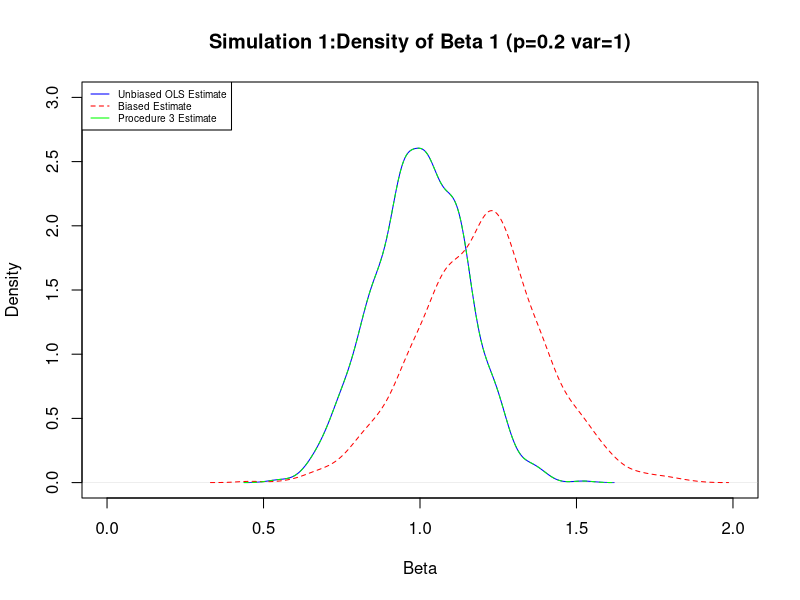
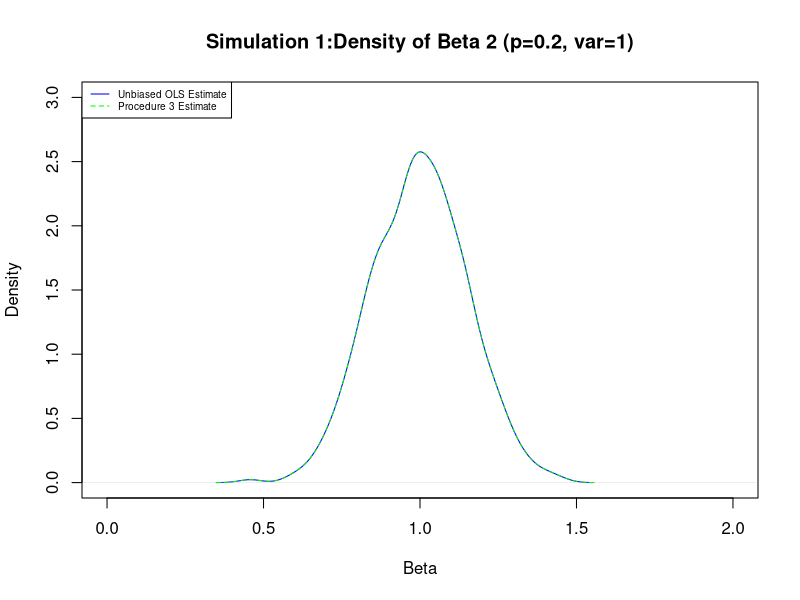
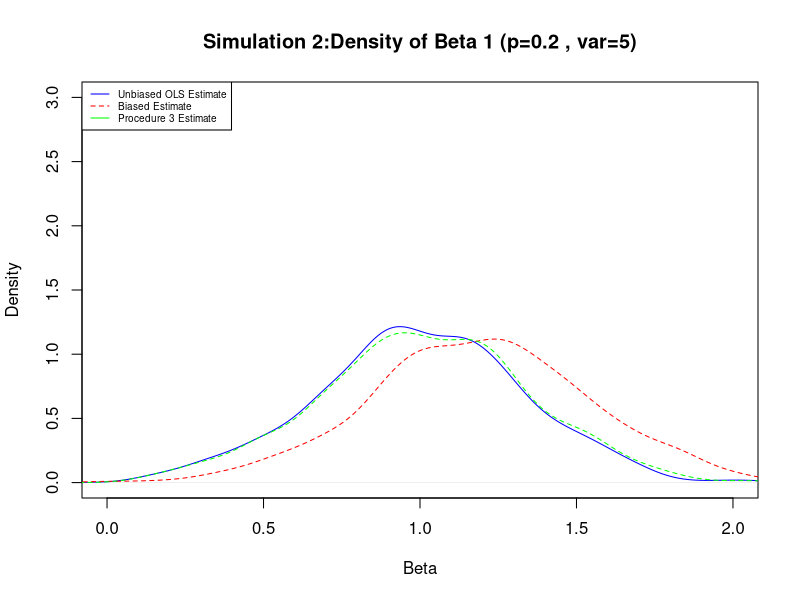
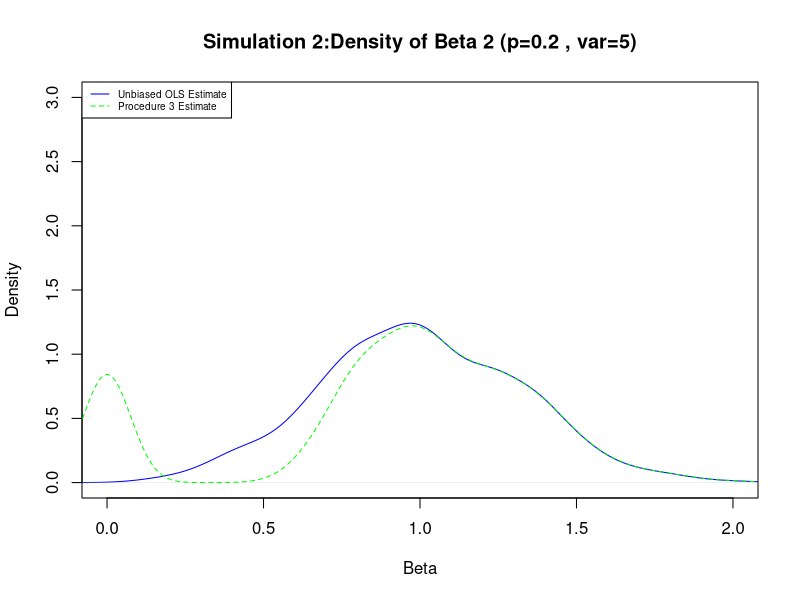
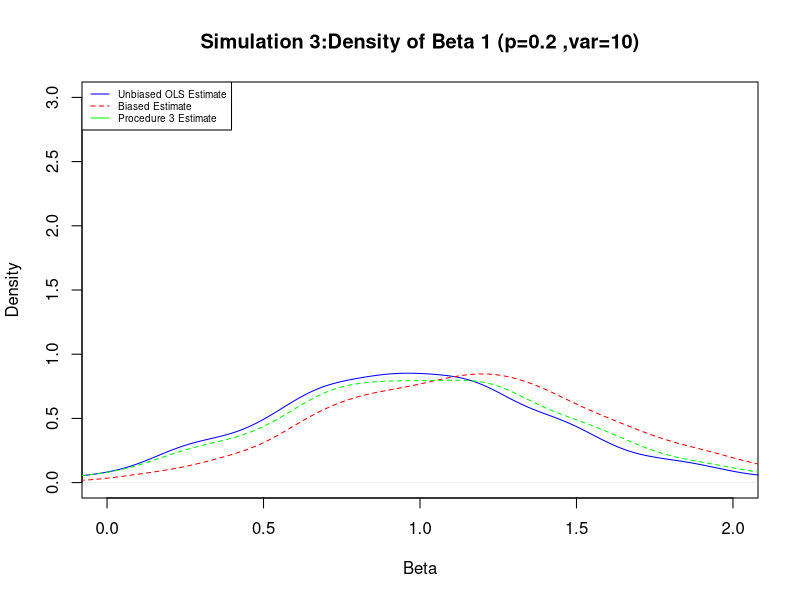
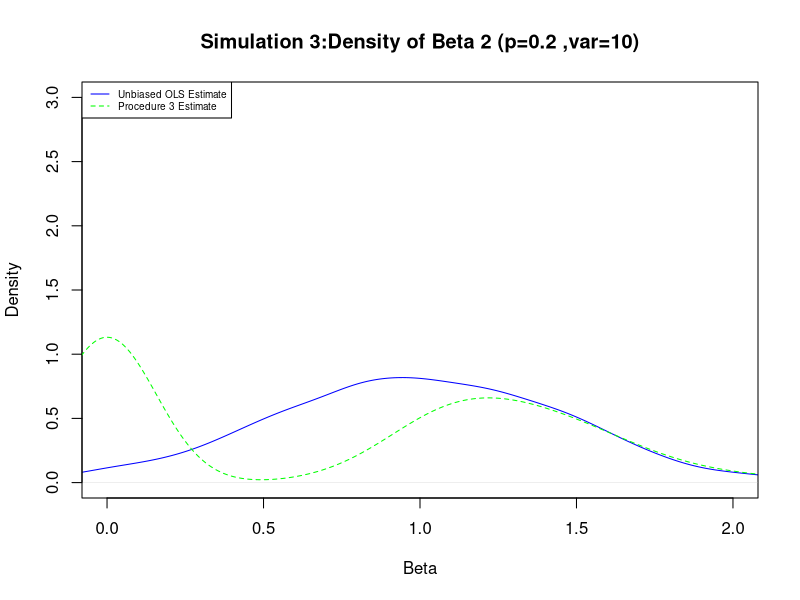
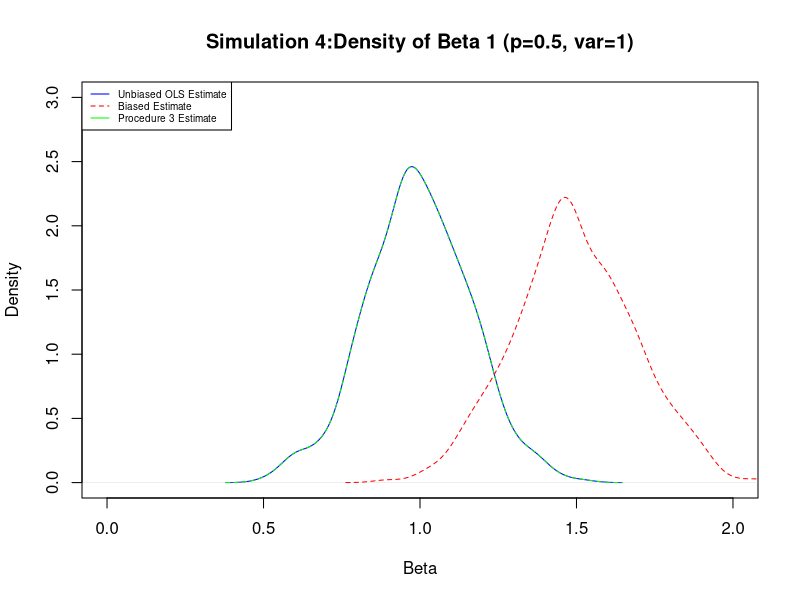
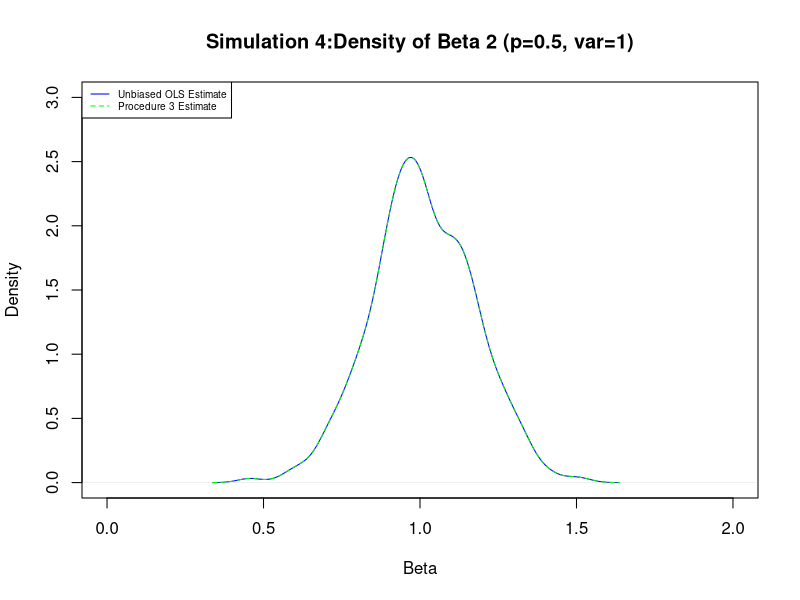

Here is the R script that generated these plots, in order: (Note: this script raises an error after producing the figures.)
#load packages
library(MASS)
library(stats)

#set # of obeservations per sample and number of simulations
obs <- 50
sims <- 1000
#unique observations
total <- obs*sims
# make covariance matrices for values of p
p0.2 <- rbind(c(1,0.2),c(0.2,1))
p0.5 <- rbind(c(1,0.5),c(0.5,1))
p0.8 <- rbind(c(1,0.8),c(0.8,1))
#make vector of means
zeromeans <-c(0,0)
#draw error terms from normal distribution with mean 0 and var of 1,5,10
u_1 <- matrix(rnorm(total,0,1), nrow = obs, ncol = sims)
u_5 <- matrix(rnorm(total,0,sqrt(5)), nrow = obs, ncol = sims)
u_10 <- matrix(rnorm(total,0,sqrt(10)), nrow = obs, ncol = sims)

#generate values for x1 and x2
x1_0.2 <- matrix(,obs,sims)
x2_0.2 <- matrix(,obs,sims)

for (i in 1:sims) {
  X0.2 <- mvrnorm(obs,zeromeans,p0.2)
    x1_0.2[,i]<-X0.2[,1]
    x2_0.2[,i]<-X0.2[,2]
}

x1_0.5 <- matrix(,obs,sims)
x2_0.5 <- matrix(,obs,sims)

for (i in 1:sims) {
  X0.5 <- mvrnorm(obs,zeromeans,p0.5)
  x1_0.5[,i]<-X0.5[,1]
  x2_0.5[,i]<-X0.5[,2]
}

x1_0.8 <- matrix(,obs,sims)
x2_0.8 <- matrix(,obs,sims)

for (i in 1:sims) {
  X0.8 <- mvrnorm(obs,zeromeans,p0.8)
  x1_0.8[,i]<-X0.8[,1]
  x2_0.8[,i]<-X0.8[,2]
}


# generate y's for simulations 
y_0.2_1 <- 1+x1_0.2+x2_0.2+u_1
y_0.2_5 <- 1+x1_0.2+x2_0.2+u_5
y_0.2_10 <- 1+x1_0.2+x2_0.2+u_10

y_0.5_1 <- 1+x1_0.5+x2_0.5+u_1
y_0.5_5 <- 1+x1_0.5+x2_0.5+u_5
y_0.5_10 <- 1+x1_0.5+x2_0.5+u_10

y_0.8_1 <- 1+x1_0.8+x2_0.8+u_1
y_0.8_5 <- 1+x1_0.8+x2_0.8+u_5
y_0.8_10 <- 1+x1_0.8+x2_0.8+u_10

# generate matrices to store results
resultslabel <- c("x1 Ols beta 1","x2 Ols beta 2","tscore x2 beta" ,"biased beta for X1", "Procedure 3 beta 1","Procedure 3 beta 2" , "Type of Ols from procedure 3"
                  ,"Rsquared procedure 1", "Rsquared procedure 2", "Rsquared Procedure 3"
                  ,"B1 Tscore procedure 1", "B1 Tscore procedure 2", "B1 tscore procedure 3")

results_sim1 <- matrix(,nrow = sims , ncol = 13)
colnames(results_sim1)<- resultslabel

results_sim2 <- matrix(,nrow = sims , ncol = 13)
colnames(results_sim2)<- resultslabel

results_sim3 <- matrix(,nrow = sims , ncol = 13)
colnames(results_sim3)<- resultslabel

results_sim4 <- matrix(,nrow = sims , ncol = 13)
colnames(results_sim4)<- resultslabel

results_sim5 <- matrix(,nrow = sims , ncol = 13)
colnames(results_sim5)<- resultslabel

results_sim6 <- matrix(,nrow = sims , ncol = 13)
colnames(results_sim6)<- resultslabel

results_sim7 <- matrix(,nrow = sims, ncol = 13)
colnames(results_sim7)<- resultslabel

results_sim8 <- matrix(,nrow = sims, ncol = 13)
colnames(results_sim8) <- resultslabel

results_sim9 <-matrix(,nrow = sims, ncol = 13)
colnames(results_sim9) <- resultslabel


#Run First Simulation

for (i in 1:sims) {
  a = lm(y_0.2_1[,i]~x1_0.2[,i]+x2_0.2[,i])
  results_sim1[i,1]<-a$coefficients[2]
  results_sim1[i,2]<-a$coefficients[3]
  results_sim1[i,3] <- summary(a)$coefficients[3,3]
  results_sim1[i,8] <- summary(a)$r.squared
  results_sim1[i,11]<- summary(a)$coefficients[2,3]
  
  b = lm(y_0.2_1[,i]~x1_0.2[,i])
  results_sim1[i,4]<- b$coefficients[2]
  results_sim1[i,9]<- summary(b)$r.squared
  results_sim1[i,12]<- summary(b)$coefficients[2,3]
}

tscores1 <- as.numeric(results_sim1[,3])

for (i in 1:sims) {
  ifelse(abs(tscores1[i])>2,
         results_sim1[i,5]<-results_sim1[i,1] ,
         results_sim1[i,5]<-results_sim1[i,4])
  ifelse(abs(tscores1[i])>2,
         results_sim1[i,10]<-results_sim1[i,8],
         results_sim1[i,10]<-results_sim1[i,9])
  ifelse(abs(tscores1[i])>2,
         results_sim1[i,13]<-results_sim1[i,11],
         results_sim1[i,13]<-results_sim1[i,12])
  
  
  
  ifelse(abs(tscores1[i])>2,
         results_sim1[i,7]<- "OLS" ,
         results_sim1[i,7]<- "biased estimate")
  ifelse(abs(tscores1[i])>2,
         results_sim1[i,6] <- results_sim1[i,2],
         results_sim1[i,6] <- 0)
  
}



#graph results from first simulation
d_sim1_OLS_b1 <- density(as.numeric(results_sim1[,1]))
d_sim1_Biased_b1 <- density(as.numeric(results_sim1[,4]))
d_sim1_p3_b1 <- density(as.numeric(results_sim1[,5]))
plot(d_sim1_OLS_b1,ylim=c(0,3), xlim = c(0,2), col = "blue" ,main = "Simulation 1:Density of Beta 1 (p=0.2 var=1)" , xlab="Beta")
lines(d_sim1_Biased_b1, col="red",lty=2)
lines(d_sim1_p3_b1, col= "green", lty=2)
legend("topleft", legend=c("Unbiased OLS Estimate", "Biased Estimate","Procedure 3 Estimate"),
       col=c("blue", "red","green"), lty=1:2, cex=0.6)

d_sim1_OLS_b2 <- density(as.numeric(results_sim1[,2]))
d_sim1_p3_b2 <- density(as.numeric(results_sim1[,6]))
plot(d_sim1_OLS_b2,ylim=c(0,3), xlim = c(0,2), col = "blue" ,main = "Simulation 1:Density of Beta 2 (p=0.2, var=1)" , xlab="Beta")
lines(d_sim1_p3_b2, col= "green", lty=2)
legend("topleft", legend=c("Unbiased OLS Estimate", "Procedure 3 Estimate"),
       col=c("blue", "green"), lty=1:2, cex=0.6)

#Run Second Simulation

for (i in 1:sims) {
  a1 = lm(y_0.2_5[,i]~x1_0.2[,i]+x2_0.2[,i])
  results_sim2[i,1]<-a1$coefficients[2]
  results_sim2[i,2]<-a1$coefficients[3]
  results_sim2[i,3] <- summary(a1)$coefficients[3,3]
  results_sim2[i,8] <- summary(a1)$r.squared
  results_sim2[i,11]<- summary(a1)$coefficients[2,3]
  
  b1 = lm(y_0.2_5[,i]~x1_0.2[,i])
  results_sim2[i,4]<- b1$coefficients[2]
  results_sim2[i,12]<- summary(b1)$coefficients[2,3]
  results_sim2[i,9]<- summary(b1)$r.squared}

tscores2 <- as.numeric(results_sim2[,3])

for (i in 1:sims) {
  ifelse(abs(tscores2[i])>2,
         results_sim2[i,5]<-results_sim2[i,1],
         results_sim2[i,5]<-results_sim2[i,4])
  ifelse(abs(tscores2[i])>2,
         results_sim2[i,10]<-results_sim2[i,8],
         results_sim2[i,10]<-results_sim2[i,9])
  ifelse(abs(tscores2[i])>2,
         results_sim2[i,13]<-results_sim2[i,11],
         results_sim2[i,13]<-results_sim2[i,12])
  
  ifelse(abs(tscores2[i])>2,
         results_sim2[i,7]<- "OLS" ,
         results_sim2[i,7]<- "biased estimate")
  ifelse(abs(tscores2[i])>2,
         results_sim2[i,6] <- results_sim2[i,2],
         results_sim2[i,6] <- 0)
  
}

#graph results from second simulation
d_sim2_OLS_b1 <- density(as.numeric(results_sim2[,1]))
d_sim2_Biased_b1 <- density(as.numeric(results_sim2[,4]))
d_sim2_p3_b1 <- density(as.numeric(results_sim2[,5]))
plot(d_sim2_OLS_b1,ylim=c(0,3), xlim = c(0,2), col = "blue" ,main = "Simulation 2:Density of Beta 1 (p=0.2 , var=5)" , xlab="Beta")
lines(d_sim2_Biased_b1, col="red",lty=2)
lines(d_sim2_p3_b1, col= "green", lty=2)
legend("topleft", legend=c("Unbiased OLS Estimate", "Biased Estimate","Procedure 3 Estimate"),
       col=c("blue", "red","green"), lty=1:2, cex=0.6)

d_sim2_OLS_b2 <- density(as.numeric(results_sim2[,2]))
d_sim2_p3_b2 <- density(as.numeric(results_sim2[,6]))
plot(d_sim2_OLS_b2,ylim=c(0,3), xlim = c(0,2), col = "blue" ,main = "Simulation 2:Density of Beta 2 (p=0.2 , var=5)" , xlab="Beta")
lines(d_sim2_p3_b2, col= "green", lty=2)
legend("topleft", legend=c("Unbiased OLS Estimate", "Procedure 3 Estimate"),
       col=c("blue", "green"), lty=1:2, cex=0.6)

#Run Third Simulation

for (i in 1:sims) {
  a2 = lm(y_0.2_10[,i]~x1_0.2[,i]+x2_0.2[,i])
  results_sim3[i,1]<-a2$coefficients[2]
  results_sim3[i,2]<-a2$coefficients[3]
  results_sim3[i,3] <- summary(a2)$coefficients[3,3]
  results_sim3[i,8] <- summary(a2)$r.squared
  results_sim3[i,11]<- summary(a2)$coefficients[2,3]
  
  b2 = lm(y_0.2_10[,i]~x1_0.2[,i])
  results_sim3[i,4]<- b2$coefficients[2]
  results_sim3[i,9]<- summary(b2)$r.squared
  results_sim3[i,12]<- summary(b2)$coefficients[2,3]}

tscores3 <- as.numeric(results_sim3[,3])

for (i in 1:sims) {
  ifelse(abs(tscores3[i])>2,
         results_sim3[i,5]<-results_sim3[i,1],
         results_sim3[i,5]<-results_sim3[i,4])
  ifelse(abs(tscores3[i])>2,
         results_sim3[i,10]<-results_sim3[i,8],
         results_sim3[i,10]<-results_sim3[i,9])
  ifelse(abs(tscores3[i])>2,
         results_sim3[i,13]<-results_sim3[i,11],
         results_sim3[i,13]<-results_sim3[i,12])
  
  ifelse(abs(tscores3[i])>2,
         results_sim3[i,7]<- "OLS" ,
         results_sim3[i,7]<- "biased estimate")
  ifelse(abs(tscores3[i])>2,
         results_sim3[i,6] <- results_sim3[i,2],
         results_sim3[i,6] <- 0)
  
}

#graph results from third simulation
d_sim3_OLS_b1 <- density(as.numeric(results_sim3[,1]))
d_sim3_Biased_b1 <- density(as.numeric(results_sim3[,4]))
d_sim3_p3_b1 <- density(as.numeric(results_sim3[,5]))
plot(d_sim3_OLS_b1,ylim= c(0,3), xlim = c(0,2), col = "blue" ,main = "Simulation 3:Density of Beta 1 (p=0.2 ,var=10)" , xlab="Beta")
lines(d_sim3_Biased_b1, col="red",lty=2)
lines(d_sim3_p3_b1, col= "green", lty=2)
legend("topleft", legend=c("Unbiased OLS Estimate", "Biased Estimate","Procedure 3 Estimate"),
       col=c("blue", "red","green"), lty=1:2, cex=0.6)

d_sim3_OLS_b2 <- density(as.numeric(results_sim3[,2]))
d_sim3_p3_b2 <- density(as.numeric(results_sim3[,6]))
plot(d_sim3_OLS_b2,ylim=c(0,3), xlim = c(0,2), col = "blue" ,main = "Simulation 3:Density of Beta 2 (p=0.2 ,var=10)" , xlab="Beta")
lines(d_sim3_p3_b2, col= "green", lty=2)
legend("topleft", legend=c("Unbiased OLS Estimate", "Procedure 3 Estimate"),
       col=c("blue", "green"), lty=1:2, cex=0.6)

#Run fourth simulation


for (i in 1:sims) {
  a3 = lm(y_0.5_1[,i]~x1_0.5[,i]+x2_0.5[,i])
  results_sim4[i,1]<-a3$coefficients[2]
  results_sim4[i,2]<-a3$coefficients[3]
  results_sim4[i,3] <- summary(a3)$coefficients[3,3]
  results_sim4[i,8] <- summary(a3)$r.squared
  results_sim4[i,11]<- summary(a3)$coefficients[2,3]
  
  b3 = lm(y_0.5_1[,i]~x1_0.5[,i])
  results_sim4[i,4]<- b3$coefficients[2]
  results_sim4[i,9]<- summary(b3)$r.squared
  results_sim4[i,12]<- summary(b3)$coefficients[2,3]
  }

tscores4 <- as.numeric(results_sim4[,3])

for (i in 1:sims) {
  ifelse(abs(tscores4[i])>2,
         results_sim4[i,5]<-results_sim4[i,1],
         results_sim4[i,5]<-results_sim4[i,4])
  ifelse(abs(tscores4[i])>2,
         results_sim4[i,10]<-results_sim4[i,8],
         results_sim4[i,10]<-results_sim4[i,9])
  ifelse(abs(tscores4[i])>2,
         results_sim4[i,13]<-results_sim4[i,11],
         results_sim4[i,13]<-results_sim4[i,12])
  
  ifelse(abs(tscores4[i])>2,
         results_sim4[i,7]<- "OLS" ,
         results_sim4[i,7]<- "biased estimate")
  ifelse(abs(tscores4[i])>2,
         results_sim4[i,6] <- results_sim4[i,2],
         results_sim4[i,6] <- 0)
  
}

#graph results from fourth simulation
d_sim4_OLS_b1 <- density(as.numeric(results_sim4[,1]))
d_sim4_Biased_b1 <- density(as.numeric(results_sim4[,4]))
d_sim4_p3_b1 <- density(as.numeric(results_sim4[,5]))
plot(d_sim4_OLS_b1,ylim=c(0,3), xlim = c(0,2), col = "blue" ,main = "Simulation 4:Density of Beta 1 (p=0.5, var=1)" , xlab="Beta")
lines(d_sim4_Biased_b1, col="red",lty=2)
lines(d_sim4_p3_b1, col= "green", lty=2)
legend("topleft", legend=c("Unbiased OLS Estimate", "Biased Estimate","Procedure 3 Estimate"),
       col=c("blue", "red","green"), lty=1:2, cex=0.6)

d_sim4_OLS_b2 <- density(as.numeric(results_sim4[,2]))
d_sim4_p3_b2 <- density(as.numeric(results_sim4[,6]))
plot(d_sim4_OLS_b2,ylim=c(0,3), xlim = c(0,2), col = "blue" ,main = "Simulation 4:Density of Beta 2 (p=0.5, var=1)" , xlab="Beta")
lines(d_sim4_p3_b2, col= "green", lty=2)
legend("topleft", legend=c("Unbiased OLS Estimate", "Procedure 3 Estimate"),
       col=c("blue", "green"), lty=1:2, cex=0.6)

#Run fifth simulation

for (i in 1:sims) {
  a4 = lm(y_0.5_5[,i]~x1_0.5[,i]+x2_0.5[,i])
  results_sim5[i,1]<-a4$coefficients[2]
  results_sim5[i,2]<-a4$coefficients[3]
  results_sim5[i,3] <- summary(a4)$coefficients[3,3]
  results_sim5[i,8] <- summary(a4)$r.squared
  results_sim5[i,11]<- summary(a4)$coefficients[2,3]
  
  b4 = lm(y_0.5_5[,i]~x1_0.5[,i])
  results_sim5[i,4]<- b4$coefficients[2]
  results_sim5[i,9]<- summary(b4)$r.squared
  results_sim5[i,12]<- summary(b4)$coefficients[2,3]}

tscores5 <- as.numeric(results_sim5[,3])

for (i in 1:sims) {
  ifelse(abs(tscores5[i])>2,
         results_sim5[i,5]<-results_sim5[i,1],
         results_sim5[i,5]<-results_sim5[i,4])
  ifelse(abs(tscores5[i])>2,
         results_sim5[i,10]<-results_sim5[i,8],
         results_sim5[i,10]<-results_sim5[i,9])
  ifelse(abs(tscores5[i])>2,
         results_sim5[i,13]<-results_sim5[i,11],
         results_sim5[i,13]<-results_sim5[i,12])
  
  ifelse(abs(tscores5[i])>2,
         results_sim5[i,7]<- "OLS" ,
         results_sim5[i,7]<- "biased estimate")
  ifelse(abs(tscores5[i])>2,
         results_sim5[i,6] <- results_sim5[i,2],
         results_sim5[i,6] <- 0)
  
}

#graph results from fifth simulation
d_sim5_OLS_b1 <- density(as.numeric(results_sim5[,1]))
d_sim5_Biased_b1 <- density(as.numeric(results_sim5[,4]))
d_sim5_p3_b1 <- density(as.numeric(results_sim5[,5]))
plot(d_sim5_OLS_b1,ylim=c(0,3), xlim = c(0,2), col = "blue" ,main = "Simulation 5:Density of Beta 1 (p=0.5, var=5)" , xlab="Beta")
lines(d_sim5_Biased_b1, col="red",lty=2)
lines(d_sim5_p3_b1, col= "green", lty=2)
legend("topleft", legend=c("Unbiased OLS Estimate", "Biased Estimate","Procedure 3 Estimate"),
       col=c("blue", "red","green"), lty=1:2, cex=0.6)

d_sim5_OLS_b2 <- density(as.numeric(results_sim5[,2]))
d_sim5_p3_b2 <- density(as.numeric(results_sim5[,6]))
plot(d_sim5_OLS_b2,ylim=c(0,3), xlim = c(0,2), col = "blue" ,main = "Simulation 5:Density of Beta 2 (p=0.5, var=5)" , xlab="Beta")
lines(d_sim5_p3_b2, col= "green", lty=2)
legend("topleft", legend=c("Unbiased OLS Estimate", "Procedure 3 Estimate"),
       col=c("blue", "green"), lty=1:2, cex=0.6)

#Run sixth simulation

for (i in 1:sims) {
  a5 = lm(y_0.5_10[,i]~x1_0.5[,i]+x2_0.5[,i])
  results_sim6[i,1]<-a5$coefficients[2]
  results_sim6[i,2]<-a5$coefficients[3]
  results_sim6[i,3] <- summary(a5)$coefficients[3,3]
  results_sim6[i,8] <- summary(a5)$r.squared
  results_sim6[i,11]<- summary(a5)$coefficients[2,3]
  
  b5 = lm(y_0.5_10[,i]~x1_0.5[,i])
  results_sim6[i,4]<- b5$coefficients[2]
  results_sim6[i,9]<- summary(b5)$r.squared
  results_sim6[i,12]<- summary(b5)$coefficients[2,3]}

tscores6 <- as.numeric(results_sim6[,3])

for (i in 1:sims) {
  ifelse(abs(tscores6[i])>2,
         results_sim6[i,5]<-results_sim6[i,1],
         results_sim6[i,5]<-results_sim6[i,4])
  ifelse(abs(tscores6[i])>2,
         results_sim6[i,10]<-results_sim6[i,8],
         results_sim6[i,10]<-results_sim6[i,9])
  ifelse(abs(tscores6[i])>2,
         results_sim6[i,13]<-results_sim6[i,11],
         results_sim6[i,13]<-results_sim6[i,12])
  
  ifelse(abs(tscores6[i])>2,
         results_sim6[i,7]<- "OLS" ,
         results_sim6[i,7]<- "biased estimate")
  ifelse(abs(tscores6[i])>2,
         results_sim6[i,6] <- results_sim6[i,2],
         results_sim6[i,6] <- 0)
  
}

#graph results from sixth simulation
d_sim6_OLS_b1 <- density(as.numeric(results_sim6[,1]))
d_sim6_Biased_b1 <- density(as.numeric(results_sim6[,4]))
d_sim6_p3_b1 <- density(as.numeric(results_sim6[,5]))
plot(d_sim6_OLS_b1,ylim=c(0,3), xlim = c(0,2), col = "blue" ,main = "Simulation 6:Density of Beta 1 (p=0.5, var=10)" , xlab="Beta")
lines(d_sim6_Biased_b1, col="red",lty=2)
lines(d_sim6_p3_b1, col= "green", lty=2)
legend("topleft", legend=c("Unbiased OLS Estimate", "Biased Estimate","Procedure 3 Estimate"),
       col=c("blue", "red","green"), lty=1:2, cex=0.6)

d_sim6_OLS_b2 <- density(as.numeric(results_sim6[,2]))
d_sim6_p3_b2 <- density(as.numeric(results_sim6[,6]))
plot(d_sim6_OLS_b2,ylim= c(0,3), xlim = c(0,2), col = "blue" ,main = "Simulation 6:Density of Beta 2 (p=0.5, var=10)" , xlab="Beta")
lines(d_sim6_p3_b2, col= "green", lty=2)
legend("topleft", legend=c("Unbiased OLS Estimate", "Procedure 3 Estimate"),
       col=c("blue", "green"), lty=1:2, cex=0.6)

#Run seventh simulation

for (i in 1:sims) {
  a6 = lm(y_0.8_1[,i]~x1_0.8[,i]+x2_0.8[,i])
  results_sim7[i,1]<-a6$coefficients[2]
  results_sim7[i,2]<-a6$coefficients[3]
  results_sim7[i,3] <- summary(a6)$coefficients[3,3]
  results_sim7[i,8] <- summary(a6)$r.squared
  results_sim7[i,11]<- summary(a6)$coefficients[2,3]
  
  b6 = lm(y_0.8_1[,i]~x1_0.8[,i])
  results_sim7[i,4]<- b6$coefficients[2]
  results_sim7[i,9]<- summary(b6)$r.squared
  results_sim7[i,12]<- summary(b6)$coefficients[2,3]}

tscores7 <- as.numeric(results_sim7[,3])

for (i in 1:sims) {
  ifelse(abs(tscores7[i])>2,
         results_sim7[i,5]<-results_sim7[i,1],
         results_sim7[i,5]<-results_sim7[i,4])
  ifelse(abs(tscores7[i])>2,
         results_sim7[i,10]<-results_sim7[i,8],
         results_sim7[i,10]<-results_sim7[i,9])
  ifelse(abs(tscores7[i])>2,
         results_sim7[i,13]<-results_sim7[i,11],
         results_sim7[i,13]<-results_sim7[i,12])
  
  ifelse(abs(tscores7[i])>2,
         results_sim7[i,7]<- "OLS" ,
         results_sim7[i,7]<- "biased estimate")
  ifelse(abs(tscores7[i])>2,
         results_sim7[i,6] <- results_sim7[i,2],
         results_sim7[i,6] <- 0)
  
}

#graph results from seventh simulation
d_sim7_OLS_b1 <- density(as.numeric(results_sim7[,1]))
d_sim7_Biased_b1 <- density(as.numeric(results_sim7[,4]))
d_sim7_p3_b1 <- density(as.numeric(results_sim7[,5]))
plot(d_sim7_OLS_b1,ylim=c(0,3), xlim = c(0,2), col = "blue" ,main = "Simulation 7:Density of Beta 1 (p=0.8, var=1)" , xlab="Beta")
lines(d_sim7_Biased_b1, col="red",lty=2)
lines(d_sim7_p3_b1, col= "green", lty=2)
legend("topleft", legend=c("Unbiased OLS Estimate", "Biased Estimate","Procedure 3 Estimate"),
       col=c("blue", "red","green"), lty=1:2, cex=0.6)

d_sim7_OLS_b2 <- density(as.numeric(results_sim7[,2]))
d_sim7_p3_b2 <- density(as.numeric(results_sim7[,6]))
plot(d_sim7_OLS_b2,ylim= c(0,3), xlim = c(0,2), col = "blue" ,main = "Simulation 7:Density of Beta 2 (p=0.8, var=1)" , xlab="Beta")
lines(d_sim7_p3_b2, col= "green", lty=2)
legend("topleft", legend=c("Unbiased OLS Estimate", "Procedure 3 Estimate"),
       col=c("blue", "green"), lty=1:2, cex=0.6)

#Run eighth simulation

for (i in 1:sims) {
  a7 = lm(y_0.8_5[,i]~x1_0.8[,i]+x2_0.8[,i])
  results_sim8[i,1]<-a7$coefficients[2]
  results_sim8[i,2]<-a7$coefficients[3]
  results_sim8[i,3] <- summary(a7)$coefficients[3,3]
  results_sim8[i,8] <- summary(a7)$r.squared
  results_sim8[i,11]<- summary(a7)$coefficients[2,3]
  
  b7 = lm(y_0.8_5[,i]~x1_0.8[,i])
  results_sim8[i,4]<- b7$coefficients[2]
  results_sim8[i,9]<- summary(b7)$r.squared
  results_sim8[i,12]<- summary(b7)$coefficients[2,3]}

tscores8 <- as.numeric(results_sim8[,3])

for (i in 1:sims) {
  ifelse(abs(tscores8[i])>2,
         results_sim8[i,5]<-results_sim8[i,1],
         results_sim8[i,5]<-results_sim8[i,4])
  ifelse(abs(tscores8[i])>2,
         results_sim8[i,10]<-results_sim8[i,8],
         results_sim8[i,10]<-results_sim8[i,9])
  ifelse(abs(tscores8[i])>2,
         results_sim8[i,13]<-results_sim8[i,11],
         results_sim8[i,13]<-results_sim8[i,12])
  
  ifelse(abs(tscores8[i])>2,
         results_sim8[i,7]<- "OLS" ,
         results_sim8[i,7]<- "biased estimate")
  ifelse(abs(tscores8[i])>2,
         results_sim8[i,6] <- results_sim8[i,2],
         results_sim8[i,6] <- 0)
  
}

#graph results from eigth simulation
d_sim8_OLS_b1 <- density(as.numeric(results_sim8[,1]))
d_sim8_Biased_b1 <- density(as.numeric(results_sim8[,4]))
d_sim8_p3_b1 <- density(as.numeric(results_sim8[,5]))
plot(d_sim8_OLS_b1,ylim=c(0,3), xlim = c(0,2), col = "blue" ,main = "Simulation 8:Density of Beta 1 (p=0.8, var=5)" , xlab="Beta")
lines(d_sim8_Biased_b1, col="red",lty=2)
lines(d_sim8_p3_b1, col= "green", lty=2)
legend("topleft", legend=c("Unbiased OLS Estimate", "Biased Estimate","Procedure 3 Estimate"),
       col=c("blue", "red","green"), lty=1:2, cex=0.6)

d_sim8_OLS_b2 <- density(as.numeric(results_sim8[,2]))
d_sim8_p3_b2 <- density(as.numeric(results_sim8[,6]))
plot(d_sim8_OLS_b2,ylim= c(0,3), xlim = c(0,2), col = "blue" ,main = "Simulation 8:Density of Beta 2 (p=0.8, var=5)" , xlab="Beta")
lines(d_sim8_p3_b2, col= "green", lty=2)
legend("topleft", legend=c("Unbiased OLS Estimate", "Procedure 3 Estimate"),
       col=c("blue", "green"), lty=1:2, cex=0.6)


#Run ninth simulation

for (i in 1:sims) {
  a8 = lm(y_0.8_10[,i]~x1_0.8[,i]+x2_0.8[,i])
  results_sim9[i,1]<-a8$coefficients[2]
  results_sim9[i,2]<-a8$coefficients[3]
  results_sim9[i,3] <- summary(a8)$coefficients[3,3]
  results_sim9[i,8] <- summary(a8)$r.squared
  results_sim9[i,11]<- summary(a8)$coefficients[2,3]
  
  b8 = lm(y_0.8_10[,i]~x1_0.8[,i])
  results_sim9[i,4]<- b7$coefficients[2]
  results_sim9[i,9]<- summary(b8)$r.squared
  results_sim9[i,12]<- summary(b8)$coefficients[2,3]
  }

tscores9 <- as.numeric(results_sim9[,3])

for (i in 1:sims) {
  ifelse(abs(tscores9[i])>2,
         results_sim9[i,5]<-results_sim9[i,1],
         results_sim9[i,5]<-results_sim9[i,4])
  ifelse(abs(tscores9[i])>2,
         results_sim9[i,10]<-results_sim9[i,8],
         results_sim9[i,10]<-results_sim9[i,9])
  ifelse(abs(tscores1[i])>2,
         results_sim9[i,13]<-results_sim9[i,11],
         results_sim9[i,13]<-results_sim9[i,12])
  
  ifelse(abs(tscores9[i])>2,
         results_sim9[i,7]<- "OLS" ,
         results_sim9[i,7]<- "biased estimate")
  ifelse(abs(tscores9[i])>2,
         results_sim9[i,6] <- results_sim9[i,2],
         results_sim9[i,6] <- 0)
  
}

#graph results from ninth simulation
d_sim9_OLS_b1 <- density(as.numeric(results_sim9[,1]))
d_sim9_Biased_b1 <- density(as.numeric(results_sim9[,4]))
d_sim9_p3_b1 <- density(as.numeric(results_sim9[,5]))
plot(d_sim9_OLS_b1,ylim=c(0,3), xlim = c(0,2), col = "blue" ,main = "Simulation 9:Density of Beta 1 (p=0.8, var=10)" , xlab="Beta")
lines(d_sim9_Biased_b1, col="red",lty=2)
lines(d_sim8_p3_b1, col= "green", lty=2)
legend("topleft", legend=c("Unbiased OLS Estimate", "Biased Estimate","Procedure 3 Estimate"),
       col=c("blue", "red","green"), lty=1:2, cex=0.6)


d_sim9_OLS_b2 <- density(as.numeric(results_sim9[,2]))
d_sim9_p3_b2 <- density(as.numeric(results_sim9[,6]))
plot(d_sim9_OLS_b2,ylim= c(0,3), xlim = c(0,2), col = "blue" ,main = "Simulation 9:Density of Beta 2 (p=0.8, var=10)" , xlab="Beta")
lines(d_sim9_p3_b2, col= "green", lty=2)
legend("topleft", legend=c("Unbiased OLS Estimate", "Procedure 3 Estimate"),
       col=c("blue", "green"), lty=1:2, cex=0.6)

#Generate Density for r2 and tscores for b1 across scenarios var = 1 and var = 10
d_sim1_p1_r2 <- density(as.numeric(results_sim1[,8]))
d_sim1_p2_r2 <- density(as.numeric(results_sim1[,9]))
d_sim1_p3_r2 <- density(as.numeric(results_sim1[,10]))
d_sim2_p1_r2 <- density(as.numeric(results_sim2[,8]))
d_sim2_p2_r2 <- density(as.numeric(results_sim2[,9]))
d_sim2_p3_r2 <- density(as.numeric(results_sim2[,10]))
d_sim3_p1_r2 <- density(as.numeric(results_sim3[,8]))
d_sim3_p2_r2 <- density(as.numeric(results_sim3[,9]))
d_sim3_p3_r2 <- density(as.numeric(results_sim3[,10]))
d_sim7_p1_r2 <- density(as.numeric(results_sim7[,8]))
d_sim7_p2_r2 <- density(as.numeric(results_sim7[,9]))
d_sim7_p3_r2 <- density(as.numeric(results_sim7[,10]))
d_sim8_p1_r2 <- density(as.numeric(results_sim8[,8]))
d_sim8_p2_r2 <- density(as.numeric(results_sim8[,9]))
d_sim8_p3_r2 <- density(as.numeric(results_sim8[,10]))
d_sim9_p1_r2 <- density(as.numeric(results_sim9[,8]))
d_sim9_p2_r2 <- density(as.numeric(results_sim9[,9]))
d_sim9_p3_r2 <- density(as.numeric(results_sim9[,10]))

d_sim1_p1_t <- density(as.numeric(results_sim1[,11]))
d_sim1_p2_t <- density(as.numeric(results_sim1[,12]))
d_sim1_p3_t <- density(as.numeric(results_sim1[,13]))
d_sim2_p1_t <- density(as.numeric(results_sim2[,11]))
d_sim2_p2_t <- density(as.numeric(results_sim2[,12]))
d_sim2_p3_t <- density(as.numeric(results_sim2[,13]))
d_sim3_p1_t <- density(as.numeric(results_sim3[,11]))
d_sim3_p2_t <- density(as.numeric(results_sim3[,12]))
d_sim3_p3_t <- density(as.numeric(results_sim3[,13]))
d_sim4_p1_t <- density(as.numeric(results_sim4[,13]))
d_sim7_p1_t <- density(as.numeric(results_sim7[,11]))
d_sim7_p2_t <- density(as.numeric(results_sim7[,12]))
d_sim7_p3_t <- density(as.numeric(results_sim7[,13]))
d_sim8_p1_t <- density(as.numeric(results_sim8[,11]))
d_sim8_p2_t <- density(as.numeric(results_sim8[,12]))
d_sim8_p3_t <- density(as.numeric(results_sim8[,13]))
d_sim9_p1_t <- density(as.numeric(results_sim9[,11]))
d_sim9_p2_t <- density(as.numeric(results_sim9[,12]))
d_sim9_p3_t <- density(as.numeric(results_sim9[,13]))

beta2_p3_dropped_sim9 <- matrix(,nrow = 1000,ncol = 1)
beta2_p3_kept_sim9 <- matrix(,nrow = 1000,ncol = 1)

for (i in 1:sims) {
  ifelse(abs(tscores9[i])>2 
  , beta2_p3_kept_sim9[i] <- results_sim9[i,2],
  beta2_p3_dropped_sim9[i] <- results_sim9[i,2])}

beta2_p3_dropped_sim9 <- as.numeric(na.omit(beta2_p3_dropped_sim9))
beta2_p3_kept_sim9 <- as.numeric(na.omit(beta2_p3_kept_sim9))
beta2_p3_dropped_sim9 <- density(beta2_p3_dropped_sim9)
beta2_p3_kept_sim9 <- density(beta2_p3_kept_sim9)

beta2_p3_dropped_sim6 <- matrix(,nrow = 1000,ncol = 1)
beta2_p3_kept_sim6 <- matrix(,nrow = 1000, ncol =1)

for (i in 1:sims) {
  ifelse(abs(tscores6[i])>2 
         , beta2_p3_kept_sim6[i] <- results_sim6[i,2],
         beta2_p3_dropped_sim6[i] <- results_sim6[i,2])}

beta2_p3_dropped_sim6 <- as.numeric(na.omit(beta2_p3_dropped_sim6))
beta2_p3_kept_sim6 <- as.numeric(na.omit(beta2_p3_kept_sim6))
beta2_p3_dropped_sim6 <- density(beta2_p3_dropped_sim6)
beta2_p3_kept_sim6 <- density(beta2_p3_kept_sim6)


beta2_p3_dropped_sim4 <- matrix(,nrow = 1000,ncol = 1)
beta2_p3_kept_sim4 <- matrix(,nrow = 1000, ncol =1)

for (i in 1:sims) {
  ifelse(abs(tscores4[i])>2 
         , beta2_p3_kept_sim4[i] <- results_sim4[i,2],
         beta2_p3_dropped_sim4[i] <- results_sim4[i,2])}

beta2_p3_dropped_sim4 <- as.numeric(na.omit(beta2_p3_dropped_sim4))
beta2_p3_kept_sim4 <- as.numeric(na.omit(beta2_p3_kept_sim4))
beta2_p3_dropped_sim4 <- density(beta2_p3_dropped_sim4)
beta2_p3_kept_sim4 <- density(beta2_p3_kept_sim4)

beta2_p3_dropped_sim5 <- matrix(,nrow = 1000,ncol = 1)
beta2_p3_kept_sim5 <- matrix(,nrow = 1000, ncol =1)

for (i in 1:sims) {
  ifelse(abs(tscores5[i])>2 
         , beta2_p3_kept_sim5[i] <- results_sim5[i,2],
         beta2_p3_dropped_sim5[i] <- results_sim5[i,2])}

beta2_p3_dropped_sim5 <- as.numeric(na.omit(beta2_p3_dropped_sim5))
beta2_p3_kept_sim5 <- as.numeric(na.omit(beta2_p3_kept_sim5))
beta2_p3_dropped_sim5 <- density(beta2_p3_dropped_sim5)
beta2_p3_kept_sim5 <- density(beta2_p3_kept_sim5)
  